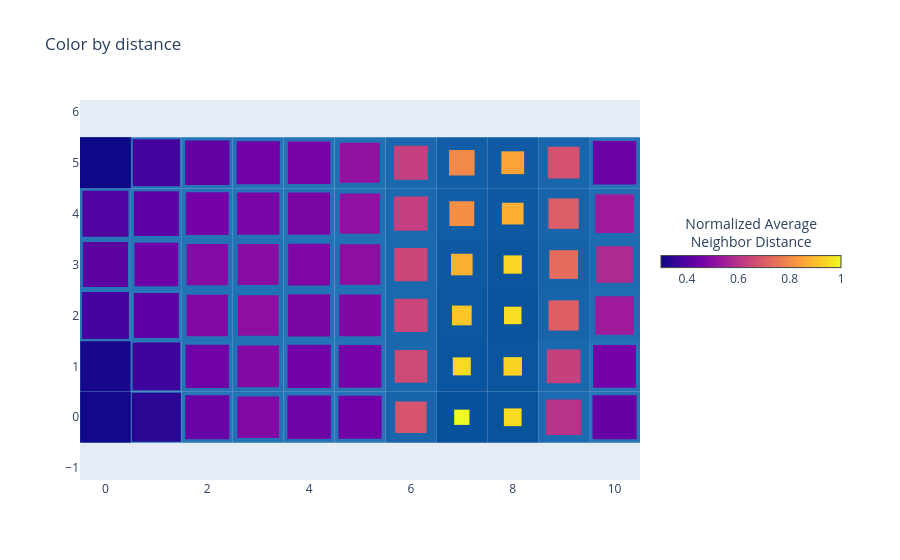

Write notebook code for a chart like this one.
### Code cell
basin.pond() \
    .pad_layer(gap="nogap", color_by="distance", colorscale="plasma") \
    .visualize(title="Color by distance");

### Figure 1 — Plotly figure (JSON) as saved in the notebook; plotly's stock layout.template omitted (floating-point values rounded to 4 significant figures)
{"data": [{"hoverinfo": "none", "marker": {"cmax": 1, "cmin": 0.3, "color": [0.3], "colorbar": {"len": 200, "lenmode": "pixels", "orientation": "h", "thickness": 12, "title": {"side": "top", "text": "Normalized Average<br>Neighbor Distance"}, "x": 1.02, "xanchor": "left", "y": 0.6, "yanchor": "middle"}, "colorscale": [[0, "#0d0887"], [0.1111, "#46039f"], [0.2222, "#7201a8"], [0.3333, "#9c179e"], [0.4444, "#bd3786"], [0.5556, "#d8576b"], [0.6667, "#ed7953"], [0.7778, "#fb9f3a"], [0.8889, "#fdca26"], [1, "#f0f921"]], "showscale": true}, "mode": "markers", "showlegend": false, "type": "scatter", "x": [null], "y": [null]}], "layout": {"autosize": true, "legend": {"x": 1.02, "xanchor": "left", "y": 0, "yanchor": "bottom"}, "margin": {"r": 260}, "shapes": [{"fillcolor": "rgb(46, 126, 188)", "layer": "between", "line": {"width": 0}, "type": "rect", "x0": -0.5, "x1": 0.5, "xref": "x", "y0": -0.5, "y1": 0.5, "yref": "y"}, {"fillcolor": "rgb(44, 124, 186)", "layer": "between", "line": {"width": 0}, "type": "rect", "x0": 0.5, "x1": 1.5, "xref": "x", "y0": -0.5, "y1": 0.5, "yref": "y"}, {"fillcolor": "rgb(37, 117, 183)", "layer": "between", "line": {"width": 0}, "type": "rect", "x0": 1.5, "x1": 2.5, "xref": "x", "y0": -0.5, "y1": 0.5, "yref": "y"}, {"fillcolor": "rgb(34, 114, 182)", "layer": "between", "line": {"width": 0}, "type": "rect", "x0": 2.5, "x1": 3.5, "xref": "x", "y0": -0.5, "y1": 0.5, "yref": "y"}, {"fillcolor": "rgb(36, 116, 183)", "layer": "between", "line": {"width": 0}, "type": "rect", "x0": 3.5, "x1": 4.5, "xref": "x", "y0": -0.5, "y1": 0.5, "yref": "y"}, {"fillcolor": "rgb(36, 116, 183)", "layer": "between", "line": {"width": 0}, "type": "rect", "x0": 4.5, "x1": 5.5, "xref": "x", "y0": -0.5, "y1": 0.5, "yref": "y"}, {"fillcolor": "rgb(24, 101, 172)", "layer": "between", "line": {"width": 0}, "type": "rect", "x0": 5.5, "x1": 6.5, "xref": "x", "y0": -0.5, "y1": 0.5, "yref": "y"}, {"fillcolor": "rgb(8, 81, 156)", "layer": "between", "line": {"width": 0}, "type": "rect", "x0": 6.5, "x1": 7.5, "xref": "x", "y0": -0.5, "y1": 0.5, "yref": "y"}, {"fillcolor": "rgb(10, 84, 158)", "layer": "between", "line": {"width": 0}, "type": "rect", "x0": 7.5, "x1": 8.5, "xref": "x", "y0": -0.5, "y1": 0.5, "yref": "y"}, {"fillcolor": "rgb(28, 107, 176)", "layer": "between", "line": {"width": 0}, "type": "rect", "x0": 8.5, "x1": 9.5, "xref": "x", "y0": -0.5, "y1": 0.5, "yref": "y"}, {"fillcolor": "rgb(37, 117, 183)", "layer": "between", "line": {"width": 0}, "type": "rect", "x0": 9.5, "x1": 10.5, "xref": "x", "y0": -0.5, "y1": 0.5, "yref": "y"}, {"fillcolor": "rgb(45, 125, 187)", "layer": "between", "line": {"width": 0}, "type": "rect", "x0": -0.5, "x1": 0.5, "xref": "x", "y0": 0.5, "y1": 1.5, "yref": "y"}, {"fillcolor": "rgb(42, 122, 186)", "layer": "between", "line": {"width": 0}, "type": "rect", "x0": 0.5, "x1": 1.5, "xref": "x", "y0": 0.5, "y1": 1.5, "yref": "y"}, {"fillcolor": "rgb(36, 116, 183)", "layer": "between", "line": {"width": 0}, "type": "rect", "x0": 1.5, "x1": 2.5, "xref": "x", "y0": 0.5, "y1": 1.5, "yref": "y"}, {"fillcolor": "rgb(34, 114, 182)", "layer": "between", "line": {"width": 0}, "type": "rect", "x0": 2.5, "x1": 3.5, "xref": "x", "y0": 0.5, "y1": 1.5, "yref": "y"}, {"fillcolor": "rgb(36, 116, 183)", "layer": "between", "line": {"width": 0}, "type": "rect", "x0": 3.5, "x1": 4.5, "xref": "x", "y0": 0.5, "y1": 1.5, "yref": "y"}, {"fillcolor": "rgb(36, 116, 182)", "layer": "between", "line": {"width": 0}, "type": "rect", "x0": 4.5, "x1": 5.5, "xref": "x", "y0": 0.5, "y1": 1.5, "yref": "y"}, {"fillcolor": "rgb(25, 103, 173)", "layer": "between", "line": {"width": 0}, "type": "rect", "x0": 5.5, "x1": 6.5, "xref": "x", "y0": 0.5, "y1": 1.5, "yref": "y"}, {"fillcolor": "rgb(11, 84, 159)", "layer": "between", "line": {"width": 0}, "type": "rect", "x0": 6.5, "x1": 7.5, "xref": "x", "y0": 0.5, "y1": 1.5, "yref": "y"}, {"fillcolor": "rgb(11, 85, 159)", "layer": "between", "line": {"width": 0}, "type": "rect", "x0": 7.5, "x1": 8.5, "xref": "x", "y0": 0.5, "y1": 1.5, "yref": "y"}, {"fillcolor": "rgb(26, 104, 174)", "layer": "between", "line": {"width": 0}, "type": "rect", "x0": 8.5, "x1": 9.5, "xref": "x", "y0": 0.5, "y1": 1.5, "yref": "y"}, {"fillcolor": "rgb(36, 116, 182)", "layer": "between", "line": {"width": 0}, "type": "rect", "x0": 9.5, "x1": 10.5, "xref": "x", "y0": 0.5, "y1": 1.5, "yref": "y"}, {"fillcolor": "rgb(41, 121, 185)", "layer": "between", "line": {"width": 0}, "type": "rect", "x0": -0.5, "x1": 0.5, "xref": "x", "y0": 1.5, "y1": 2.5, "yref": "y"}, {"fillcolor": "rgb(38, 118, 184)", "layer": "between", "line": {"width": 0}, "type": "rect", "x0": 0.5, "x1": 1.5, "xref": "x", "y0": 1.5, "y1": 2.5, "yref": "y"}, {"fillcolor": "rgb(34, 114, 182)", "layer": "between", "line": {"width": 0}, "type": "rect", "x0": 1.5, "x1": 2.5, "xref": "x", "y0": 1.5, "y1": 2.5, "yref": "y"}, {"fillcolor": "rgb(33, 113, 181)", "layer": "between", "line": {"width": 0}, "type": "rect", "x0": 2.5, "x1": 3.5, "xref": "x", "y0": 1.5, "y1": 2.5, "yref": "y"}, {"fillcolor": "rgb(35, 115, 182)", "layer": "between", "line": {"width": 0}, "type": "rect", "x0": 3.5, "x1": 4.5, "xref": "x", "y0": 1.5, "y1": 2.5, "yref": "y"}, {"fillcolor": "rgb(34, 114, 182)", "layer": "between", "line": {"width": 0}, "type": "rect", "x0": 4.5, "x1": 5.5, "xref": "x", "y0": 1.5, "y1": 2.5, "yref": "y"}, {"fillcolor": "rgb(26, 104, 174)", "layer": "between", "line": {"width": 0}, "type": "rect", "x0": 5.5, "x1": 6.5, "xref": "x", "y0": 1.5, "y1": 2.5, "yref": "y"}, {"fillcolor": "rgb(12, 87, 160)", "layer": "between", "line": {"width": 0}, "type": "rect", "x0": 6.5, "x1": 7.5, "xref": "x", "y0": 1.5, "y1": 2.5, "yref": "y"}, {"fillcolor": "rgb(10, 84, 158)", "layer": "between", "line": {"width": 0}, "type": "rect", "x0": 7.5, "x1": 8.5, "xref": "x", "y0": 1.5, "y1": 2.5, "yref": "y"}, {"fillcolor": "rgb(23, 100, 171)", "layer": "between", "line": {"width": 0}, "type": "rect", "x0": 8.5, "x1": 9.5, "xref": "x", "y0": 1.5, "y1": 2.5, "yref": "y"}, {"fillcolor": "rgb(31, 110, 179)", "layer": "between", "line": {"width": 0}, "type": "rect", "x0": 9.5, "x1": 10.5, "xref": "x", "y0": 1.5, "y1": 2.5, "yref": "y"}, {"fillcolor": "rgb(39, 119, 184)", "layer": "between", "line": {"width": 0}, "type": "rect", "x0": -0.5, "x1": 0.5, "xref": "x", "y0": 2.5, "y1": 3.5, "yref": "y"}, {"fillcolor": "rgb(37, 117, 183)", "layer": "between", "line": {"width": 0}, "type": "rect", "x0": 0.5, "x1": 1.5, "xref": "x", "y0": 2.5, "y1": 3.5, "yref": "y"}, {"fillcolor": "rgb(34, 114, 181)", "layer": "between", "line": {"width": 0}, "type": "rect", "x0": 1.5, "x1": 2.5, "xref": "x", "y0": 2.5, "y1": 3.5, "yref": "y"}, {"fillcolor": "rgb(33, 113, 181)", "layer": "between", "line": {"width": 0}, "type": "rect", "x0": 2.5, "x1": 3.5, "xref": "x", "y0": 2.5, "y1": 3.5, "yref": "y"}, {"fillcolor": "rgb(34, 114, 182)", "layer": "between", "line": {"width": 0}, "type": "rect", "x0": 3.5, "x1": 4.5, "xref": "x", "y0": 2.5, "y1": 3.5, "yref": "y"}, {"fillcolor": "rgb(33, 113, 181)", "layer": "between", "line": {"width": 0}, "type": "rect", "x0": 4.5, "x1": 5.5, "xref": "x", "y0": 2.5, "y1": 3.5, "yref": "y"}, {"fillcolor": "rgb(26, 104, 174)", "layer": "between", "line": {"width": 0}, "type": "rect", "x0": 5.5, "x1": 6.5, "xref": "x", "y0": 2.5, "y1": 3.5, "yref": "y"}, {"fillcolor": "rgb(14, 89, 162)", "layer": "between", "line": {"width": 0}, "type": "rect", "x0": 6.5, "x1": 7.5, "xref": "x", "y0": 2.5, "y1": 3.5, "yref": "y"}, {"fillcolor": "rgb(11, 85, 159)", "layer": "between", "line": {"width": 0}, "type": "rect", "x0": 7.5, "x1": 8.5, "xref": "x", "y0": 2.5, "y1": 3.5, "yref": "y"}, {"fillcolor": "rgb(21, 98, 169)", "layer": "between", "line": {"width": 0}, "type": "rect", "x0": 8.5, "x1": 9.5, "xref": "x", "y0": 2.5, "y1": 3.5, "yref": "y"}, {"fillcolor": "rgb(29, 108, 177)", "layer": "between", "line": {"width": 0}, "type": "rect", "x0": 9.5, "x1": 10.5, "xref": "x", "y0": 2.5, "y1": 3.5, "yref": "y"}, {"fillcolor": "rgb(40, 120, 185)", "layer": "between", "line": {"width": 0}, "type": "rect", "x0": -0.5, "x1": 0.5, "xref": "x", "y0": 3.5, "y1": 4.5, "yref": "y"}, {"fillcolor": "rgb(38, 118, 184)", "layer": "between", "line": {"width": 0}, "type": "rect", "x0": 0.5, "x1": 1.5, "xref": "x", "y0": 3.5, "y1": 4.5, "yref": "y"}, {"fillcolor": "rgb(36, 116, 182)", "layer": "between", "line": {"width": 0}, "type": "rect", "x0": 1.5, "x1": 2.5, "xref": "x", "y0": 3.5, "y1": 4.5, "yref": "y"}, {"fillcolor": "rgb(35, 115, 182)", "layer": "between", "line": {"width": 0}, "type": "rect", "x0": 2.5, "x1": 3.5, "xref": "x", "y0": 3.5, "y1": 4.5, "yref": "y"}, {"fillcolor": "rgb(35, 115, 182)", "layer": "between", "line": {"width": 0}, "type": "rect", "x0": 3.5, "x1": 4.5, "xref": "x", "y0": 3.5, "y1": 4.5, "yref": "y"}, {"fillcolor": "rgb(32, 112, 180)", "layer": "between", "line": {"width": 0}, "type": "rect", "x0": 4.5, "x1": 5.5, "xref": "x", "y0": 3.5, "y1": 4.5, "yref": "y"}, {"fillcolor": "rgb(26, 105, 174)", "layer": "between", "line": {"width": 0}, "type": "rect", "x0": 5.5, "x1": 6.5, "xref": "x", "y0": 3.5, "y1": 4.5, "yref": "y"}, {"fillcolor": "rgb(17, 93, 165)", "layer": "between", "line": {"width": 0}, "type": "rect", "x0": 6.5, "x1": 7.5, "xref": "x", "y0": 3.5, "y1": 4.5, "yref": "y"}, {"fillcolor": "rgb(14, 89, 162)", "layer": "between", "line": {"width": 0}, "type": "rect", "x0": 7.5, "x1": 8.5, "xref": "x", "y0": 3.5, "y1": 4.5, "yref": "y"}, {"fillcolor": "rgb(23, 100, 171)", "layer": "between", "line": {"width": 0}, "type": "rect", "x0": 8.5, "x1": 9.5, "xref": "x", "y0": 3.5, "y1": 4.5, "yref": "y"}, {"fillcolor": "rgb(31, 110, 179)", "layer": "between", "line": {"width": 0}, "type": "rect", "x0": 9.5, "x1": 10.5, "xref": "x", "y0": 3.5, "y1": 4.5, "yref": "y"}, {"fillcolor": "rgb(46, 126, 188)", "layer": "between", "line": {"width": 0}, "type": "rect", "x0": -0.5, "x1": 0.5, "xref": "x", "y0": 4.5, "y1": 5.5, "yref": "y"}, {"fillcolor": "rgb(41, 121, 185)", "layer": "between", "line": {"width": 0}, "type": "rect", "x0": 0.5, "x1": 1.5, "xref": "x", "y0": 4.5, "y1": 5.5, "yref": "y"}, {"fillcolor": "rgb(38, 118, 183)", "layer": "between", "line": {"width": 0}, "type": "rect", "x0": 1.5, "x1": 2.5, "xref": "x", "y0": 4.5, "y1": 5.5, "yref": "y"}, {"fillcolor": "rgb(36, 116, 183)", "layer": "between", "line": {"width": 0}, "type": "rect", "x0": 2.5, "x1": 3.5, "xref": "x", "y0": 4.5, "y1": 5.5, "yref": "y"}, {"fillcolor": "rgb(35, 115, 182)", "layer": "between", "line": {"width": 0}, "type": "rect", "x0": 3.5, "x1": 4.5, "xref": "x", "y0": 4.5, "y1": 5.5, "yref": "y"}, {"fillcolor": "rgb(32, 112, 180)", "layer": "between", "line": {"width": 0}, "type": "rect", "x0": 4.5, "x1": 5.5, "xref": "x", "y0": 4.5, "y1": 5.5, "yref": "y"}, {"fillcolor": "rgb(26, 105, 174)", "layer": "between", "line": {"width": 0}, "type": "rect", "x0": 5.5, "x1": 6.5, "xref": "x", "y0": 4.5, "y1": 5.5, "yref": "y"}, {"fillcolor": "rgb(18, 94, 166)", "layer": "between", "line": {"width": 0}, "type": "rect", "x0": 6.5, "x1": 7.5, "xref": "x", "y0": 4.5, "y1": 5.5, "yref": "y"}, {"fillcolor": "rgb(15, 90, 163)", "layer": "between", "line": {"width": 0}, "type": "rect", "x0": 7.5, "x1": 8.5, "xref": "x", "y0": 4.5, "y1": 5.5, "yref": "y"}, {"fillcolor": "rgb(24, 102, 172)", "layer": "between", "line": {"width": 0}, "type": "rect", "x0": 8.5, "x1": 9.5, "xref": "x", "y0": 4.5, "y1": 5.5, "yref": "y"}, {"fillcolor": "rgb(36, 116, 183)", "layer": "between", "line": {"width": 0}, "type": "rect", "x0": 9.5, "x1": 10.5, "xref": "x", "y0": 4.5, "y1": 5.5, "yref": "y"}, {"fillcolor": "rgb(18, 8, 137)", "layer": "between", "line": {"width": 0}, "type": "rect", "x0": -0.4963, "x1": 0.4963, "xref": "x", "y0": -0.4963, "y1": 0.4963, "yref": "y"}, {"fillcolor": "rgb(41, 6, 147)", "layer": "between", "line": {"width": 0}, "type": "rect", "x0": 0.5192, "x1": 1.481, "xref": "x", "y0": -0.4808, "y1": 0.4808, "yref": "y"}, {"fillcolor": "rgb(102, 2, 166)", "layer": "between", "line": {"width": 0}, "type": "rect", "x0": 1.567, "x1": 2.433, "xref": "x", "y0": -0.4326, "y1": 0.4326, "yref": "y"}, {"fillcolor": "rgb(128, 8, 165)", "layer": "between", "line": {"width": 0}, "type": "rect", "x0": 2.59, "x1": 3.41, "xref": "x", "y0": -0.4096, "y1": 0.4096, "yref": "y"}, {"fillcolor": "rgb(110, 1, 167)", "layer": "between", "line": {"width": 0}, "type": "rect", "x0": 3.574, "x1": 4.426, "xref": "x", "y0": -0.4256, "y1": 0.4256, "yref": "y"}, {"fillcolor": "rgb(112, 1, 168)", "layer": "between", "line": {"width": 0}, "type": "rect", "x0": 4.576, "x1": 5.424, "xref": "x", "y0": -0.424, "y1": 0.424, "yref": "y"}, {"fillcolor": "rgb(214, 84, 109)", "layer": "between", "line": {"width": 0}, "type": "rect", "x0": 5.691, "x1": 6.309, "xref": "x", "y0": -0.3091, "y1": 0.3091, "yref": "y"}, {"fillcolor": "rgb(240, 249, 33)", "layer": "between", "line": {"width": 0}, "type": "rect", "x0": 6.85, "x1": 7.15, "xref": "x", "y0": -0.15, "y1": 0.15, "yref": "y"}, {"fillcolor": "rgb(248, 220, 36)", "layer": "between", "line": {"width": 0}, "type": "rect", "x0": 7.826, "x1": 8.174, "xref": "x", "y0": -0.1741, "y1": 0.1741, "yref": "y"}, {"fillcolor": "rgb(184, 50, 138)", "layer": "between", "line": {"width": 0}, "type": "rect", "x0": 8.65, "x1": 9.35, "xref": "x", "y0": -0.3503, "y1": 0.3503, "yref": "y"}, {"fillcolor": "rgb(103, 1, 166)", "layer": "between", "line": {"width": 0}, "type": "rect", "x0": 9.568, "x1": 10.43, "xref": "x", "y0": -0.4315, "y1": 0.4315, "yref": "y"}, {"fillcolor": "rgb(23, 7, 139)", "layer": "between", "line": {"width": 0}, "type": "rect", "x0": -0.4929, "x1": 0.4929, "xref": "x", "y0": 0.5071, "y1": 1.493, "yref": "y"}, {"fillcolor": "rgb(61, 4, 155)", "layer": "between", "line": {"width": 0}, "type": "rect", "x0": 0.5328, "x1": 1.467, "xref": "x", "y0": 0.5328, "y1": 1.467, "yref": "y"}, {"fillcolor": "rgb(111, 1, 167)", "layer": "between", "line": {"width": 0}, "type": "rect", "x0": 1.575, "x1": 2.425, "xref": "x", "y0": 0.575, "y1": 1.425, "yref": "y"}, {"fillcolor": "rgb(130, 9, 164)", "layer": "between", "line": {"width": 0}, "type": "rect", "x0": 2.592, "x1": 3.408, "xref": "x", "y0": 0.5921, "y1": 1.408, "yref": "y"}, {"fillcolor": "rgb(113, 1, 168)", "layer": "between", "line": {"width": 0}, "type": "rect", "x0": 3.577, "x1": 4.423, "xref": "x", "y0": 0.5768, "y1": 1.423, "yref": "y"}, {"fillcolor": "rgb(118, 3, 167)", "layer": "between", "line": {"width": 0}, "type": "rect", "x0": 4.581, "x1": 5.419, "xref": "x", "y0": 0.581, "y1": 1.419, "yref": "y"}, {"fillcolor": "rgb(205, 74, 118)", "layer": "between", "line": {"width": 0}, "type": "rect", "x0": 5.679, "x1": 6.321, "xref": "x", "y0": 0.6791, "y1": 1.321, "yref": "y"}, {"fillcolor": "rgb(249, 217, 36)", "layer": "between", "line": {"width": 0}, "type": "rect", "x0": 6.823, "x1": 7.177, "xref": "x", "y0": 0.8233, "y1": 1.177, "yref": "y"}, {"fillcolor": "rgb(250, 211, 37)", "layer": "between", "line": {"width": 0}, "type": "rect", "x0": 7.819, "x1": 8.181, "xref": "x", "y0": 0.8188, "y1": 1.181, "yref": "y"}, {"fillcolor": "rgb(197, 65, 126)", "layer": "between", "line": {"width": 0}, "type": "rect", "x0": 8.668, "x1": 9.332, "xref": "x", "y0": 0.6678, "y1": 1.332, "yref": "y"}, {"fillcolor": "rgb(116, 2, 168)", "layer": "between", "line": {"width": 0}, "type": "rect", "x0": 9.579, "x1": 10.42, "xref": "x", "y0": 0.5792, "y1": 1.421, "yref": "y"}, {"fillcolor": "rgb(71, 3, 159)", "layer": "between", "line": {"width": 0}, "type": "rect", "x0": -0.4602, "x1": 0.4602, "xref": "x", "y0": 1.54, "y1": 2.46, "yref": "y"}, {"fillcolor": "rgb(93, 2, 164)", "layer": "between", "line": {"width": 0}, "type": "rect", "x0": 0.5591, "x1": 1.441, "xref": "x", "y0": 1.559, "y1": 2.441, "yref": "y"}, {"fillcolor": "rgb(130, 9, 164)", "layer": "between", "line": {"width": 0}, "type": "rect", "x0": 1.593, "x1": 2.407, "xref": "x", "y0": 1.593, "y1": 2.407, "yref": "y"}, {"fillcolor": "rgb(140, 14, 162)", "layer": "between", "line": {"width": 0}, "type": "rect", "x0": 2.602, "x1": 3.398, "xref": "x", "y0": 1.602, "y1": 2.398, "yref": "y"}, {"fillcolor": "rgb(123, 6, 166)", "layer": "between", "line": {"width": 0}, "type": "rect", "x0": 3.586, "x1": 4.414, "xref": "x", "y0": 1.586, "y1": 2.414, "yref": "y"}, {"fillcolor": "rgb(127, 8, 165)", "layer": "between", "line": {"width": 0}, "type": "rect", "x0": 4.59, "x1": 5.41, "xref": "x", "y0": 1.59, "y1": 2.41, "yref": "y"}, {"fillcolor": "rgb(201, 69, 122)", "layer": "between", "line": {"width": 0}, "type": "rect", "x0": 5.673, "x1": 6.327, "xref": "x", "y0": 1.673, "y1": 2.327, "yref": "y"}, {"fillcolor": "rgb(253, 197, 40)", "layer": "between", "line": {"width": 0}, "type": "rect", "x0": 6.806, "x1": 7.194, "xref": "x", "y0": 1.806, "y1": 2.194, "yref": "y"}, {"fillcolor": "rgb(247, 222, 36)", "layer": "between", "line": {"width": 0}, "type": "rect", "x0": 7.828, "x1": 8.172, "xref": "x", "y0": 1.828, "y1": 2.172, "yref": "y"}, {"fillcolor": "rgb(221, 95, 101)", "layer": "between", "line": {"width": 0}, "type": "rect", "x0": 8.704, "x1": 9.296, "xref": "x", "y0": 1.704, "y1": 2.296, "yref": "y"}, {"fillcolor": "rgb(159, 26, 155)", "layer": "between", "line": {"width": 0}, "type": "rect", "x0": 9.621, "x1": 10.38, "xref": "x", "y0": 1.621, "y1": 2.379, "yref": "y"}, {"fillcolor": "rgb(92, 2, 163)", "layer": "between", "line": {"width": 0}, "type": "rect", "x0": -0.4419, "x1": 0.4419, "xref": "x", "y0": 2.558, "y1": 3.442, "yref": "y"}, {"fillcolor": "rgb(107, 1, 166)", "layer": "between", "line": {"width": 0}, "type": "rect", "x0": 0.5712, "x1": 1.429, "xref": "x", "y0": 2.571, "y1": 3.429, "yref": "y"}, {"fillcolor": "rgb(132, 11, 164)", "layer": "between", "line": {"width": 0}, "type": "rect", "x0": 1.595, "x1": 2.405, "xref": "x", "y0": 2.595, "y1": 3.405, "yref": "y"}, {"fillcolor": "rgb(136, 13, 163)", "layer": "between", "line": {"width": 0}, "type": "rect", "x0": 2.598, "x1": 3.402, "xref": "x", "y0": 2.598, "y1": 3.402, "yref": "y"}, {"fillcolor": "rgb(126, 7, 165)", "layer": "between", "line": {"width": 0}, "type": "rect", "x0": 3.589, "x1": 4.411, "xref": "x", "y0": 2.589, "y1": 3.411, "yref": "y"}, {"fillcolor": "rgb(140, 15, 162)", "layer": "between", "line": {"width": 0}, "type": "rect", "x0": 4.602, "x1": 5.398, "xref": "x", "y0": 2.602, "y1": 3.398, "yref": "y"}, {"fillcolor": "rgb(202, 70, 121)", "layer": "between", "line": {"width": 0}, "type": "rect", "x0": 5.674, "x1": 6.326, "xref": "x", "y0": 2.674, "y1": 3.326, "yref": "y"}, {"fillcolor": "rgb(252, 177, 50)", "layer": "between", "line": {"width": 0}, "type": "rect", "x0": 6.788, "x1": 7.212, "xref": "x", "y0": 2.788, "y1": 3.212, "yref": "y"}, {"fillcolor": "rgb(250, 213, 37)", "layer": "between", "line": {"width": 0}, "type": "rect", "x0": 7.82, "x1": 8.18, "xref": "x", "y0": 2.82, "y1": 3.18, "yref": "y"}, {"fillcolor": "rgb(229, 108, 92)", "layer": "between", "line": {"width": 0}, "type": "rect", "x0": 8.718, "x1": 9.282, "xref": "x", "y0": 2.718, "y1": 3.282, "yref": "y"}, {"fillcolor": "rgb(176, 43, 143)", "layer": "between", "line": {"width": 0}, "type": "rect", "x0": 9.64, "x1": 10.36, "xref": "x", "y0": 2.64, "y1": 3.36, "yref": "y"}, {"fillcolor": "rgb(81, 3, 161)", "layer": "between", "line": {"width": 0}, "type": "rect", "x0": -0.4518, "x1": 0.4518, "xref": "x", "y0": 3.548, "y1": 4.452, "yref": "y"}, {"fillcolor": "rgb(93, 2, 164)", "layer": "between", "line": {"width": 0}, "type": "rect", "x0": 0.5596, "x1": 1.44, "xref": "x", "y0": 3.56, "y1": 4.44, "yref": "y"}, {"fillcolor": "rgb(116, 2, 168)", "layer": "between", "line": {"width": 0}, "type": "rect", "x0": 1.579, "x1": 2.421, "xref": "x", "y0": 3.579, "y1": 4.421, "yref": "y"}, {"fillcolor": "rgb(122, 5, 166)", "layer": "between", "line": {"width": 0}, "type": "rect", "x0": 2.585, "x1": 3.415, "xref": "x", "y0": 3.585, "y1": 4.415, "yref": "y"}, {"fillcolor": "rgb(123, 6, 166)", "layer": "between", "line": {"width": 0}, "type": "rect", "x0": 3.586, "x1": 4.414, "xref": "x", "y0": 3.586, "y1": 4.414, "yref": "y"}, {"fillcolor": "rgb(144, 17, 161)", "layer": "between", "line": {"width": 0}, "type": "rect", "x0": 4.606, "x1": 5.394, "xref": "x", "y0": 3.606, "y1": 4.394, "yref": "y"}, {"fillcolor": "rgb(196, 63, 127)", "layer": "between", "line": {"width": 0}, "type": "rect", "x0": 5.665, "x1": 6.335, "xref": "x", "y0": 3.665, "y1": 4.335, "yref": "y"}, {"fillcolor": "rgb(245, 143, 68)", "layer": "between", "line": {"width": 0}, "type": "rect", "x0": 6.756, "x1": 7.244, "xref": "x", "y0": 3.756, "y1": 4.244, "yref": "y"}, {"fillcolor": "rgb(252, 175, 51)", "layer": "between", "line": {"width": 0}, "type": "rect", "x0": 7.787, "x1": 8.213, "xref": "x", "y0": 3.787, "y1": 4.213, "yref": "y"}, {"fillcolor": "rgb(219, 93, 103)", "layer": "between", "line": {"width": 0}, "type": "rect", "x0": 8.701, "x1": 9.299, "xref": "x", "y0": 3.701, "y1": 4.299, "yref": "y"}, {"fillcolor": "rgb(160, 27, 155)", "layer": "between", "line": {"width": 0}, "type": "rect", "x0": 9.622, "x1": 10.38, "xref": "x", "y0": 3.622, "y1": 4.378, "yref": "y"}, {"fillcolor": "rgb(13, 8, 135)", "layer": "between", "line": {"width": 0}, "type": "rect", "x0": -0.5, "x1": 0.5, "xref": "x", "y0": 4.5, "y1": 5.5, "yref": "y"}, {"fillcolor": "rgb(68, 3, 158)", "layer": "between", "line": {"width": 0}, "type": "rect", "x0": 0.5372, "x1": 1.463, "xref": "x", "y0": 4.537, "y1": 5.463, "yref": "y"}, {"fillcolor": "rgb(99, 2, 165)", "layer": "between", "line": {"width": 0}, "type": "rect", "x0": 1.564, "x1": 2.436, "xref": "x", "y0": 4.564, "y1": 5.436, "yref": "y"}, {"fillcolor": "rgb(112, 1, 168)", "layer": "between", "line": {"width": 0}, "type": "rect", "x0": 2.576, "x1": 3.424, "xref": "x", "y0": 4.576, "y1": 5.424, "yref": "y"}, {"fillcolor": "rgb(120, 4, 166)", "layer": "between", "line": {"width": 0}, "type": "rect", "x0": 3.584, "x1": 4.416, "xref": "x", "y0": 4.584, "y1": 5.416, "yref": "y"}, {"fillcolor": "rgb(146, 18, 160)", "layer": "between", "line": {"width": 0}, "type": "rect", "x0": 4.608, "x1": 5.392, "xref": "x", "y0": 4.608, "y1": 5.392, "yref": "y"}, {"fillcolor": "rgb(196, 64, 127)", "layer": "between", "line": {"width": 0}, "type": "rect", "x0": 5.666, "x1": 6.334, "xref": "x", "y0": 4.666, "y1": 5.334, "yref": "y"}, {"fillcolor": "rgb(243, 137, 73)", "layer": "between", "line": {"width": 0}, "type": "rect", "x0": 6.749, "x1": 7.251, "xref": "x", "y0": 4.749, "y1": 5.251, "yref": "y"}, {"fillcolor": "rgb(251, 163, 56)", "layer": "between", "line": {"width": 0}, "type": "rect", "x0": 7.776, "x1": 8.224, "xref": "x", "y0": 4.776, "y1": 5.224, "yref": "y"}, {"fillcolor": "rgb(212, 82, 111)", "layer": "between", "line": {"width": 0}, "type": "rect", "x0": 8.688, "x1": 9.312, "xref": "x", "y0": 4.688, "y1": 5.312, "yref": "y"}, {"fillcolor": "rgb(109, 1, 167)", "layer": "between", "line": {"width": 0}, "type": "rect", "x0": 9.574, "x1": 10.43, "xref": "x", "y0": 4.574, "y1": 5.426, "yref": "y"}], "showlegend": true, "title": {"text": "Color by distance"}, "xaxis": {"constrain": "domain", "range": [-0.5, 10.5], "scaleanchor": "y", "showgrid": false, "zeroline": false}, "yaxis": {"range": [-0.5, 5.5], "showgrid": false, "zeroline": false}}}
